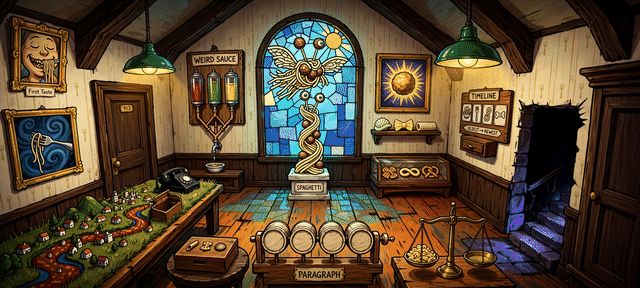
#> input picture hotel-paradiso-sacra-pasta/art_src/nave-vga/nave-room-640x288.png, 640 x 288 px; the run also reads 4 pictures not shown here
$ python nave_muse.py
#> lines starting #> are read from the running program, lines starting #| are printed output that depends on the picture; after the words box and inside, x2 and y2 are one past the last pixel; in counts of white or black regions, pixels touching at a corner belong together
### hotel-paradiso-sacra-pasta/tools/art_rooms.py
"""The two rooms at the party, the title screen and their objects.

Both rooms share one camera: a back wall from x 96 to 544, the floor from
y 148 down to the bottom of the 640x288 view, and the side walls slanting
out towards the viewer. Below y 288 the interface is drawn over the room.

Every room is described by a Scene: it paints the background and, in the
same breath, the hotspot, walkable and walk-behind masks, so the art and the
masks can't drift apart. Objects are separate RGBA sprites placed with AGS
coordinates (x of the left edge, y of the bottom edge).
"""
import math
import random
import numpy as np
from PIL import Image, ImageDraw, ImageFilter, ImageEnhance, ImageOps
from art_common import (canvas, outline, limb, rgba, shade, mix, vgrad, dither_rect,
                        noise, text, font, CLEAR)
import art_people

W, H = 640, 400
VIEW_H = 288
BACK_L, BACK_R, BACK_B = 96, 544, 148


def floor_x_left(y):
    """x of the left floor/wall seam at screen row y."""
    return BACK_L - (y - BACK_B) * (BACK_L + 40) / (VIEW_H - BACK_B)


def floor_x_right(y):
    return BACK_R + (y - BACK_B) * (W + 40 - BACK_R) / (VIEW_H - BACK_B)


class Scene:
    def __init__(self, name):
        self.name = name
        self.bg = Image.new('RGBA', (W, H), (0, 0, 0, 255))
        self.d = ImageDraw.Draw(self.bg)
        self.hot = Image.new('L', (W, H), 0)
        self.hd = ImageDraw.Draw(self.hot)
        self.walk = Image.new('L', (W, H), 0)
        self.wd = ImageDraw.Draw(self.walk)
        self.wb = Image.new('L', (W, H), 0)
        self.wbd = ImageDraw.Draw(self.wb)
        self.wb_baselines = []
        self.hotspots = []        # (script, name, walkto)
        self.objects = []         # dicts: script, name, sprites{state: img}, x, y, visible, baseline, clickable
        self.uv_marks = []        # callables painting glowing marks on the UV frame
        self.rnd = random.Random(name)

    # -- masks
    def hotspot(self, script, name, walkto, shapes):
        self.hotspots.append((script, name, walkto))
        hid = len(self.hotspots)
        for kind, data in shapes:
            if kind == 'rect':
                self.hd.rectangle(data, fill=hid)
            else:
                self.hd.polygon(data, fill=hid)
        return hid

    # [8 lines left out: function walkbehind, not called in this run]

    def obj(self, script, name, sprites, x, y, visible=True, baseline=0, clickable=True,
            state=None):
        state = state or next(iter(sprites))
        self.objects.append(dict(script=script, name=name, sprites=sprites, x=x, y=y,
                                 visible=visible, baseline=baseline, clickable=clickable,
                                 state=state))

    def uv(self, fn):
        self.uv_marks.append(fn)

    # [122 lines left out: functions uv_frame, glow_text, glow_lines, wood, frame_box, spaghetti and 3 more, not called in this run]


# ================================================================== THE NAVE
NAVE_WALL = (236, 214, 168)
NAVE_WALL_DK = (196, 168, 120)
WORDS = [['THE', 'ALL', 'NO', 'SOME'],
         ['FORKS', 'SAUCE', 'PASTA', 'BREAD'],
         ['IS', 'SEEM', 'LOOK', 'FEEL'],
         ['SOGGY', 'HOLY', 'BLAND', 'RAW']]
ANSWER = [1, 2, 0, 1]          # ALL PASTA IS HOLY (short words: the windows are 20 px wide)
TILES = ['noodles', 'fork', 'string', 'counting']   # left to right on the timeline
TILE_NAMES = {'noodles': 'noodle tile', 'fork': 'fork tile', 'string': 'string tile', 'counting': 'tally bone tile'}
BUTTONS = ['penne', 'farfalle', 'shell']            # left to right on the puzzle box
BUTTON_UV = ['2', '3', '1']                         # press order shown under UV light


# [489 lines left out: function nave, not called in this run]


# ================================================================== THE CRYPT
CRYPT_WALL = (74, 62, 84)
CRYPT_WALL_DK = (52, 42, 62)
PASTA = ['farfalle', 'fusilli', 'rigatoni', 'orecchiette']
SHAPES = ['fusilli', 'orecchiette', 'farfalle', 'rigatoni']   # what the wall shows, left to right


# [365 lines left out: functions stone_blocks, candle, pasta_icon, crypt, title, ending_plate, not called in this run]

### hotel-paradiso-sacra-pasta/tools/nave_painted.py
"""The Nave, built on a painted background (art_src/nave_bg.png, 640x288).

Everything the player changes is an object cut from the painting itself, so it
sits in the picture exactly: the plaster panel in the archway, the wardrobe
door, the pamphlets, the four word barrels of the Paragraph Spinner, the
puzzle box and its three buttons, the Timeline tiles and the Spinning Fork.
Their other states (open, pressed, lit, ultraviolet) are painted over those
cut-outs. Hotspots, the walkable floor and the walk-behinds are traced from
the painting. Object and hotspot names and their order match the old,
code-drawn Nave, so the game script needs only new coordinates.
"""
import math
import os
import numpy as np
from PIL import Image, ImageDraw, ImageFilter, ImageEnhance

from art_common import canvas, outline, rgba, shade, text, CLEAR
from art_rooms import (Scene, glow_text, W, H, VIEW_H, WORDS, ANSWER, TILES, TILE_NAMES,
                       BUTTONS, BUTTON_UV)

HERE = os.path.dirname(os.path.abspath(__file__))
SRC = os.path.join(HERE, '..', 'art_src', 'nave_bg.png')
INK = (46, 30, 24)

# ----------------------------------------------------------------- a 3x5 font
# The barrels are only ~28 px across, so their words use a tiny pixel font.
GLYPHS = {
    'A': ['010', '101', '111', '101', '101'], 'B': ['110', '101', '110', '101', '110'],
    'C': ['011', '100', '100', '100', '011'], 'D': ['110', '101', '101', '101', '110'],
    'E': ['111', '100', '110', '100', '111'], 'F': ['111', '100', '110', '100', '100'],
    'G': ['011', '100', '101', '101', '011'], 'H': ['101', '101', '111', '101', '101'],
    'K': ['101', '101', '110', '101', '101'], 'L': ['100', '100', '100', '100', '111'],
    'M': ['10001', '11011', '10101', '10001', '10001'], 'N': ['101', '111', '111', '111', '101'],
    'O': ['010', '101', '101', '101', '010'], 'R': ['110', '101', '110', '101', '101'],
    'S': ['011', '100', '010', '001', '110'], 'T': ['111', '010', '010', '010', '010'],
    'W': ['10001', '10001', '10101', '11011', '10001'], 'Y': ['101', '101', '010', '010', '010'],
    'U': ['101', '101', '101', '101', '111'], 'I': ['111', '010', '010', '010', '111'],
    '1': ['010', '110', '010', '010', '111'], '2': ['110', '001', '010', '100', '111'],
    '3': ['110', '001', '010', '001', '110'],
    'P': ['110', '101', '110', '100', '100'],
}


def tiny_width(s):
    return sum(len(GLYPHS[c][0]) + 1 for c in s) - 1


# [17 lines left out: function tiny_text, not called in this run]


# ----------------------------------------------------------------- helpers
def uv_of(im):
    """The same ultraviolet treatment as Scene.uv_frame, for one sprite."""
    a = np.asarray(im.convert('RGBA'), dtype=np.float32)
    lum = (a[..., 0] * 0.3 + a[..., 1] * 0.55 + a[..., 2] * 0.15) * 0.55
    out = np.stack([lum * 0.55, lum * 0.32, lum * 0.95, a[..., 3]], axis=-1)
    bright = np.clip(a[..., :3].min(axis=-1) - 200, 0, None) * 2.5
    out[..., 0] += bright * 0.5
    out[..., 1] += bright * 0.35
    out[..., 2] += bright
    return Image.fromarray(np.clip(out, 0, 255).astype(np.uint8), 'RGBA').copy()


def glow_layer(lay, im, blur=1.5, strength=1.0, crisp=False):
    halo = lay.filter(ImageFilter.MaxFilter(3)).filter(ImageFilter.GaussianBlur(blur))
    if strength != 1.0:
        halo.putalpha(halo.getchannel('A').point(lambda v: int(v * strength)))
    im.alpha_composite(halo)
    if crisp:                       # a dark edge so tiny letters stay readable
        edge = lay.filter(ImageFilter.MaxFilter(3))
        dark = Image.new('RGBA', im.size, (20, 10, 30, 255))
        im.paste(dark, (0, 0), edge.getchannel('A'))
    im.alpha_composite(lay)
    return im


# [15 lines left out: functions masked, median_colour, not called in this run]


# ----------------------------------------------------------------- the room
ARCH_IN = [(539, 206), (539, 122), (541, 110), (546, 101), (553, 95), (559, 93),
           (566, 95), (572, 101), (576, 110), (578, 122), (578, 206)]
BARRELS = [(349, 377), (380, 408), (411, 439), (441, 469)]     # x ranges of the four word faces
TILE_BOXES = [(388, 98, 414, 122), (417, 98, 440, 122), (441, 98, 463, 122), (466, 98, 491, 122)]
BTN_BOXES = [(231, 241, 245, 254), (245, 241, 263, 254), (263, 241, 282, 254)]
BOX_BOX = (222, 232, 291, 270)
WARD_BOX = (589, 70, 640, 260)
FORK_BOX = (8, 126, 50, 182)
PAMPH_BOX = (163, 186, 186, 208)
SOD = [(0, 201), (64, 203), (130, 205), (196, 208), (208, 213), (199, 288), (0, 288)]


# [238 lines left out: function nave, not called in this run]


# [4 lines that do not run on import are left out]

### hotel-paradiso-sacra-pasta/tools/art_common.py
"""Shared drawing helpers for the procedural pixel art."""
import math
import random
from PIL import Image, ImageDraw, ImageFilter, ImageChops, ImageFont

OUTLINE = (34, 22, 30, 255)
CLEAR = (0, 0, 0, 0)


def rgba(c, a=255):
    return tuple(c[:3]) + (a,)


def canvas(w, h, fill=CLEAR):
    return Image.new('RGBA', (w, h), fill)


def mix(a, b, t):
    return tuple(int(round(a[i] + (b[i] - a[i]) * t)) for i in range(3))


# [69 lines left out: functions shade, outline, limb, vgrad, dither_rect, noise, not called in this run]


FONT_PATH = '/usr/share/fonts/truetype/dejavu/DejaVuSans-Bold.ttf'
_fonts = {}


def font(size):
    if size not in _fonts:
        _fonts[size] = ImageFont.truetype(FONT_PATH, size)
    return _fonts[size]


def text(d, xy, s, size, fill, anchor='la'):
    d.fontmode = '1'
    d.text(xy, s, font=font(size), fill=rgba(fill), anchor=anchor)

### hotel-paradiso-sacra-pasta/tools/nave_muse.py
"""The Nave, composed from separately generated art (art_src/nave-vga/).

The room picture (nave-room-640x288.png) holds everything fixed, with the
puzzle pieces in their starting state. The other states are separate images
on magenta; they're keyed, scaled (or warped into the room's perspective) to
their places, and reduced to the room's own VGA palette so they match.
Object and hotspot names and their order are the same as in the other Nave
builders, so the game script works with any of them.
"""
import math
import os
import numpy as np
from PIL import Image, ImageDraw, ImageFilter, ImageEnhance

from art_common import canvas, outline, rgba, text, CLEAR
from art_rooms import Scene, glow_text, W, H, VIEW_H, WORDS, ANSWER, TILES, TILE_NAMES, BUTTONS, BUTTON_UV
from nave_painted import GLYPHS, uv_of, glow_layer

HERE = os.path.dirname(os.path.abspath(__file__))
ART = os.path.join(HERE, '..', 'art_src', 'nave-vga')
INK = (46, 30, 24)


def A(name):
    return os.path.join(ART, name)


# ----------------------------------------------------------------- image helpers
_pal = None


def palette_image():
    """The room's own palette, for reducing the pieces to the same colours."""
    global _pal
    if _pal is None:
        room = Image.open(A('nave-room-640x288.png'))
        if room.mode != 'P':
            room = room.convert('RGB').quantize(256)
        _pal = Image.new('P', (1, 1))
        _pal.putpalette(room.getpalette())
    return _pal


def to_palette(im):
    """Snap an RGBA sprite's colours onto the room palette (no dither, hard alpha)."""
    a = im.getchannel('A').point(lambda v: 255 if v >= 128 else 0)
    rgb = im.convert('RGB').quantize(palette=palette_image(), dither=Image.Dither.NONE).convert('RGB')
    out = rgb.convert('RGBA')
    out.putalpha(a)
    return out


def keyed(name):
    """Load a piece and cut out its magenta background (and magenta fringes)."""
    im = np.asarray(Image.open(A(name)).convert('RGBA')).astype(int)
    r, g, b = im[..., 0], im[..., 1], im[..., 2]
    magenta = (r > 150) & (b > 150) & (g < 110) & (np.abs(r - b) < 90)
    # only the magenta that's connected to the border is background; violet or
    # pink inside the object (the pendant's crystal) stays
    from scipy import ndimage
    lab, n = ndimage.label(magenta)
    edge = set(np.unique(np.concatenate([lab[0], lab[-1], lab[:, 0], lab[:, -1]]))) - {0}
    bg = np.isin(lab, list(edge))
    im[bg, 3] = 0
    out = Image.fromarray(im.astype(np.uint8), 'RGBA')
    # pull back one pixel where magenta bled into the edge
    alpha = out.getchannel('A').filter(ImageFilter.MinFilter(3))
    out.putalpha(alpha)
    return out.crop(out.getbbox())


def fit(im, w, h):
    """Scale to w x h (smooth downscale, then hard alpha)."""
    return im.resize((max(1, int(w)), max(1, int(h))), Image.LANCZOS)


def _coeffs(dst, src):
    """Perspective coefficients mapping output points dst to input points src."""
    m = []
    for (x, y), (u, v) in zip(dst, src):
        m.append([x, y, 1, 0, 0, 0, -u * x, -u * y])
        m.append([0, 0, 0, x, y, 1, -v * x, -v * y])
    A_ = np.array(m, dtype=float)
    B = np.array([c for p in src for c in p], dtype=float)
    return np.linalg.solve(A_, B).tolist()


def warp(im, quad):
    """Warp the whole of im onto quad (tl, tr, br, bl) given in room pixels.
    Returns (sprite, left, top)."""
    xs = [p[0] for p in quad]
    ys = [p[1] for p in quad]
    x0, y0 = int(math.floor(min(xs))), int(math.floor(min(ys)))
    x1, y1 = int(math.ceil(max(xs))), int(math.ceil(max(ys)))
    w, h = x1 - x0, y1 - y0
    # supersample, then shrink, so detail averages instead of aliasing
    S = 4
    dst = [((x - x0) * S, (y - y0) * S) for x, y in quad]
    src = [(0, 0), (im.width, 0), (im.width, im.height), (0, im.height)]
    big = im.transform((w * S, h * S), Image.PERSPECTIVE, _coeffs(dst, src), Image.BICUBIC)
    return big.resize((w, h), Image.LANCZOS), x0, y0


def tiny(im, cx, cy, s, colour, spacing=1):
    widths = [len(GLYPHS[c][0]) for c in s]
    w = sum(widths) + spacing * (len(s) - 1)
    x = int(round(cx - w / 2))
    y = int(round(cy - 2.5))
    px = im.load()
    for ch, cw in zip(s, widths):
        for r, row in enumerate(GLYPHS[ch]):
            for c, bit in enumerate(row):
                if bit == '1' and 0 <= x + c < im.width and 0 <= y + r < im.height:
                    px[x + c, y + r] = rgba(colour)
        x += cw + spacing


def tiny_width(s, spacing=1):
    return sum(len(GLYPHS[c][0]) for c in s) + spacing * (len(s) - 1)


# ----------------------------------------------------------------- layout (room pixels, 640x288)
HOLE = [(520, 101), (546, 103), (566, 100), (584, 101), (587, 117), (579, 128), (578, 150),
        (575, 168), (573, 190), (570, 206), (560, 211), (540, 210), (522, 206), (516, 186),
        (518, 160), (519, 125)]
WARDROBE = [(586, 60), (640, 48), (640, 288), (586, 281)]          # its front, as seen
DRAWER_SHUT = (460, 139, 500, 158)
TILE_BOXES = [(461, 103, 475, 123), (475, 103, 489, 123), (488, 102, 501, 122), (501, 103, 514, 121)]
BOX = (168, 233, 240, 264)
BTN_BOXES = [(185, 239, 199, 252), (199, 240, 214, 252), (213, 239, 229, 253)]
BARRELS = [(275, 241), (303, 241), (332, 241), (360, 241)]        # centres of the four faces
PAMPH_BOX = (152, 190, 182, 210)
FORK_QUAD = [(13, 116), (67, 112), (72, 174), (17, 183)]           # the painting's canvas
SOD = [(0, 204), (70, 198), (150, 186), (214, 176), (222, 188), (142, 288), (0, 288)]
SCALES = [(398, 246), (420, 233), (452, 226), (453, 196), (463, 196), (464, 226), (500, 230),
          (532, 242), (548, 288), (392, 288)]


def nave():
    sc = Scene('nave')
    room_img = Image.open(A('nave-room-640x288.png')).convert('RGBA')
    assert room_img.size == (W, VIEW_H), room_img.size
    room = Image.new('RGBA', (W, H), (0, 0, 0, 255))
    room.paste(room_img, (0, 0))
    orig = room.copy()
    sc.bg = room
    sc.d = ImageDraw.Draw(room)

    # ---------- hotspots (later ones are drawn over earlier ones)
    sc.hotspot('hWallpaper', 'wallpaper strips', (420, 205), [('rect', [100, 18, 520, 194])])
    sc.hotspot('hSauce', 'Weird Sauce', (252, 204), [('rect', [186, 48, 246, 172])])
    sc.hotspot('hRedSauce', 'red dispenser', (252, 204), [('rect', [189, 70, 204, 110])])
    sc.hotspot('hGreenSauce', 'green dispenser', (252, 204), [('rect', [206, 70, 222, 110])])
    sc.hotspot('hYellowSauce', 'yellow dispenser', (252, 204), [('rect', [223, 70, 239, 110])])
    sc.hotspot('hBowl', 'sauce bowl', (252, 204), [('rect', [203, 159, 228, 174])])
    sc.hotspot('hGlutenous', 'painting "Glutenous Truth"', (400, 203), [('rect', [372, 50, 433, 113])])
    flat = [(255, 162), (255, 60), (268, 38), (290, 24), (310, 20), (332, 24), (352, 38), (365, 60), (365, 162)]
    sc.hotspot('hFlat', 'stained-glass flat', (350, 206), [('poly', flat)])
    sc.hotspot('hTimeline', 'timeline of ancient technology', (472, 207), [('rect', [457, 84, 518, 140])])
    sc.hotspot('hArch', 'archway', (500, 210), [('poly', HOLE)])
    sc.hotspot('hTopology', 'sacred topology display', (410, 203), [('rect', [367, 150, 453, 198])])
    sc.hotspot('hCrochet', 'crocheted pasta display', (400, 203), [('rect', [366, 113, 453, 141])])
    sc.hotspot('hFirstTaste', 'painting "First Taste"', (218, 202), [('rect', [8, 10, 70, 98])])
    sc.hotspot('hDoor', 'door', (218, 202), [('poly', [(88, 78), (152, 85), (152, 186), (88, 198)])])
    sc.hotspot('hHandset', 'telephone handset', (218, 202), [('rect', [157, 164, 203, 189])])
    sc.hotspot('hSodTable', 'sod table', (218, 202), [('poly', SOD)])
    sc.hd.rectangle([157, 164, 203, 189], fill=[h[0] for h in sc.hotspots].index('hHandset') + 1)
    sc.hotspot('hSculpture', 'spaghetti sculpture', (350, 206), [('rect', [284, 92, 340, 204])])
    sc.hotspot('hSpinner', 'paragraph spinner', (246, 214), [('rect', [250, 214, 395, 288])])
    sc.hotspot('hScales', 'scales of pasta', (398, 211), [('poly', SCALES)])

    # ---------- A1: the archway, closed by a stone slab fitted into the hole
    slab = keyed('A1-archway-panel.png')
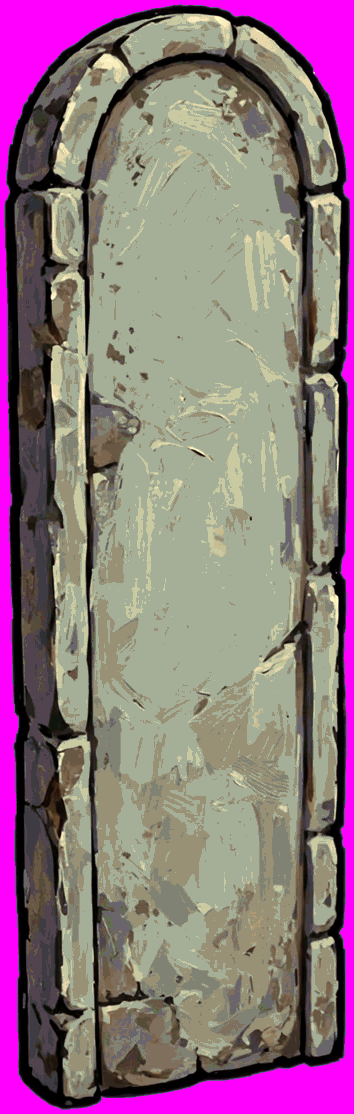
#> input picture hotel-paradiso-sacra-pasta/art_src/nave-vga/A1-archway-panel.png, 354 x 1114 px
#> in keyed, `magenta = (r > 150) & (b > 150) & (g < 110) & (np.abs(r - b) < 90)`:
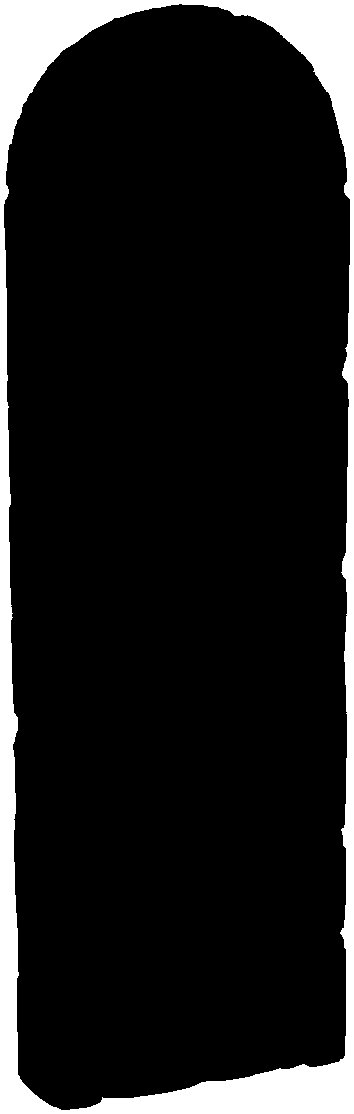
#> magenta: shape (1114, 354) bool; 11.2% white; 1 white region, box (x1, y1, x2, y2) and area: (0, 0, 354, 1114) 44186
#> in keyed, `lab, n = ndimage.label(magenta)`: n = 1
#> in keyed, `edge = set(np.unique(np.concatenate([lab[0], lab[-1], lab[:, 0], lab[:..`: edge = 1 item
    xs, ys = [p[0] for p in HOLE], [p[1] for p in HOLE]
    ax0, ay0, ax1, ay1 = min(xs) - 2, min(ys) - 3, max(xs) + 2, max(ys) + 2
    # stretch the slab past its round top so it fills the jagged hole
    slab = slab.crop((0, int(slab.height * 0.12), slab.width, slab.height))
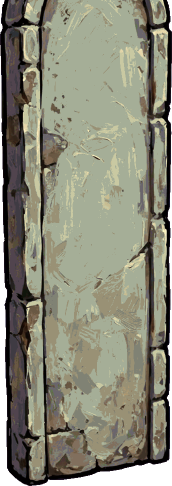
#> slab: PIL image 344x972 RGBA (shown at 1/2 size); mean R, G, B, A 136.3, 123.3, 119.5, 240.3; transparent parts drawn white
    panel = fit(slab, ax1 - ax0, ay1 - ay0)
    m = Image.new('L', panel.size, 0)
#> m: PIL image 75x116 L; every value is 0
    ImageDraw.Draw(m).polygon([(x - ax0, y - ay0) for x, y in HOLE], fill=255)
#> m: PIL image 75x116 L; 74.2% white; 1 black region, box (x1, y1, x2, y2) and area: (0, 0, 75, 116) 2248
    m = m.filter(ImageFilter.MaxFilter(3))
#> m: PIL image 75x116 L; 78.5% white; 2 black regions, box (x1, y1, x2, y2) and area: (48, 22, 75, 116) 1080, (0, 0, 75, 116) 792
    flat_panel = Image.new('RGBA', panel.size, CLEAR)
#> flat_panel: PIL image 75x116 RGBA; every value is 0
    flat_panel.paste(panel.convert('RGB'), (0, 0), m)
    d = ImageDraw.Draw(flat_panel)
    edge = [(x - ax0, y - ay0) for x, y in HOLE]
    d.line(edge + [edge[0]], fill=rgba((60, 50, 46)), width=1)
    panel = to_palette(flat_panel)
#> in palette_image, room is the input picture: PIL image 640x288 P; mean R, G, B 86.8, 69.6, 47.9
#> in to_palette, `rgb = im.convert('RGB').quantize(palette=palette_image(), dither=Image..`:
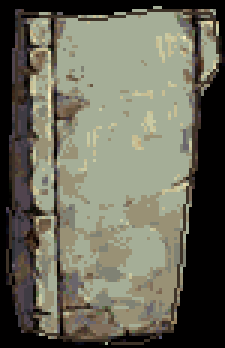
#> rgb: PIL image 75x116 RGB (shown 3 times larger); mean R, G, B 106.1, 105.3, 90.3
    panel_uv = uv_of(panel)
#> in uv_of, `lum = (a[..., 0] * 0.3 + a[..., 1] * 0.55 + a[..., 2] * 0.15) * 0.55`:
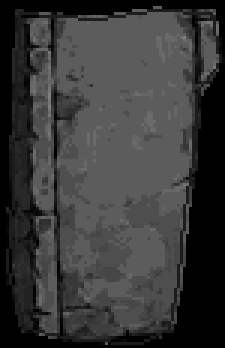
#> lum: shape (116, 75) float32 (shown 3 times larger); min 0.165, max 128.3, mean 56.8
    lay = canvas(*panel.size)
    for k, wtxt in enumerate(('NOT', 'A', 'WALL')):
        text(ImageDraw.Draw(lay), (panel.width // 2, 40 + k * 15), wtxt, 10, (255, 120, 220), anchor='mm')
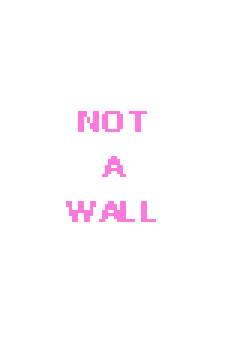
#> lay: PIL image 75x116 RGBA (shown 3 times larger); mean R, G, B, A 6.1, 2.9, 5.3, 6.1; transparent parts drawn white
    glow_layer(lay, panel_uv, 2)
#> in glow_layer, `im.alpha_composite(lay)`:
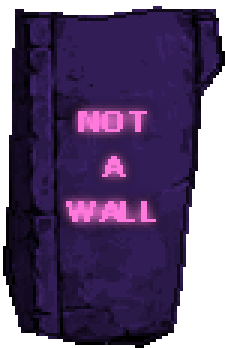
#> im: PIL image 75x116 RGBA (shown 3 times larger); mean R, G, B, A 38.9, 21.3, 57.8, 200.1; transparent parts drawn white
    panel_uv.putalpha(panel.getchannel('A'))
    sc.obj('oArchPanel', 'wall', {'closed': panel, 'uv': panel_uv}, ax0, ay1, baseline=1)
#> in obj, `state = state or next(iter(sprites))`: state = 'closed'
#> (the rest of the program and of its run is left out)
